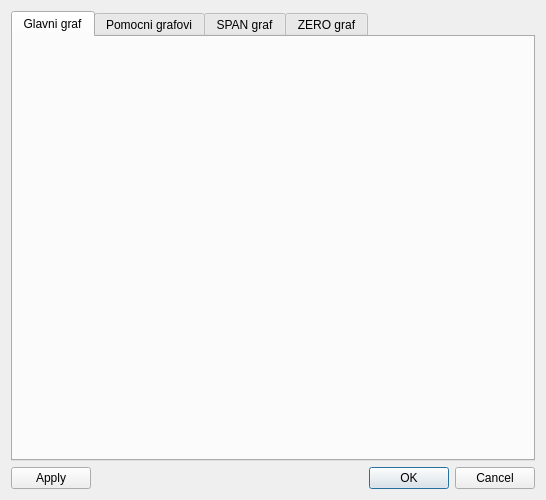
<?xml version="1.0" encoding="UTF-8"?>
<ui version="4.0">
 <class>PostavkeGrafova</class>
 <widget class="QDialog" name="PostavkeGrafova">
  <property name="geometry">
   <rect>
    <x>0</x>
    <y>0</y>
    <width>546</width>
    <height>500</height>
   </rect>
  </property>
  <property name="windowTitle">
   <string>Postavke grafova</string>
  </property>
  <layout class="QVBoxLayout" name="verticalLayout">
   <item>
    <widget class="QTabWidget" name="tabWidget">
     <property name="currentIndex">
      <number>0</number>
     </property>
     <widget class="QWidget" name="glavniTab">
      <attribute name="title">
       <string>Glavni graf</string>
      </attribute>
      <layout class="QVBoxLayout" name="glavniLay">
       <property name="spacing">
        <number>0</number>
       </property>
       <property name="margin">
        <number>0</number>
       </property>
      </layout>
     </widget>
     <widget class="QWidget" name="pomocniTab">
      <attribute name="title">
       <string>Pomocni grafovi</string>
      </attribute>
      <layout class="QVBoxLayout" name="pomocniLay">
       <property name="spacing">
        <number>0</number>
       </property>
       <property name="margin">
        <number>0</number>
       </property>
      </layout>
     </widget>
     <widget class="QWidget" name="spanTab">
      <attribute name="title">
       <string>SPAN graf</string>
      </attribute>
      <layout class="QVBoxLayout" name="spanLay">
       <property name="spacing">
        <number>0</number>
       </property>
       <property name="margin">
        <number>0</number>
       </property>
      </layout>
     </widget>
     <widget class="QWidget" name="zeroTab">
      <attribute name="title">
       <string>ZERO graf</string>
      </attribute>
      <layout class="QVBoxLayout" name="zeroLay">
       <property name="spacing">
        <number>0</number>
       </property>
       <property name="margin">
        <number>0</number>
       </property>
      </layout>
     </widget>
    </widget>
   </item>
   <item>
    <layout class="QHBoxLayout" name="horizontalLayout">
     <item>
      <widget class="QPushButton" name="applyButton">
       <property name="text">
        <string>Apply</string>
       </property>
      </widget>
     </item>
     <item>
      <widget class="QDialogButtonBox" name="buttonBox">
       <property name="orientation">
        <enum>Qt::Horizontal</enum>
       </property>
       <property name="standardButtons">
        <set>QDialogButtonBox::Cancel|QDialogButtonBox::Ok</set>
       </property>
      </widget>
     </item>
    </layout>
   </item>
  </layout>
 </widget>
 <resources/>
 <connections>
  <connection>
   <sender>buttonBox</sender>
   <signal>accepted()</signal>
   <receiver>PostavkeGrafova</receiver>
   <slot>accept()</slot>
   <hints>
    <hint type="sourcelabel">
     <x>248</x>
     <y>254</y>
    </hint>
    <hint type="destinationlabel">
     <x>157</x>
     <y>274</y>
    </hint>
   </hints>
  </connection>
  <connection>
   <sender>buttonBox</sender>
   <signal>rejected()</signal>
   <receiver>PostavkeGrafova</receiver>
   <slot>reject()</slot>
   <hints>
    <hint type="sourcelabel">
     <x>316</x>
     <y>260</y>
    </hint>
    <hint type="destinationlabel">
     <x>286</x>
     <y>274</y>
    </hint>
   </hints>
  </connection>
 </connections>
</ui>
